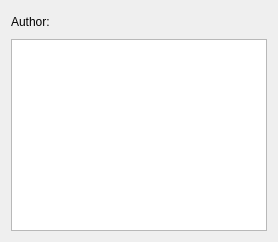
       <widget class="QWidget" name="page">
        <layout class="QVBoxLayout" name="verticalLayout_5">
         <item>
          <layout class="QHBoxLayout" name="horizontalLayout_6">
           <item>
            <widget class="QLabel" name="label_12">
             <property name="sizePolicy">
              <sizepolicy hsizetype="Fixed" vsizetype="Preferred">
               <horstretch>0</horstretch>
               <verstretch>0</verstretch>
              </sizepolicy>
             </property>
             <property name="text">
              <string>Author:</string>
             </property>
            </widget>
           </item>
           <item>
            <widget class="QLabel" name="authorTitleLabel">
             <property name="palette">
              <palette>
               <active>
                <colorrole role="WindowText">
                 <brush brushstyle="SolidPattern">
                  <color alpha="255">
                   <red>0</red>
                   <green>0</green>
                   <blue>127</blue>
                  </color>
                 </brush>
                </colorrole>
               </active>
               <inactive>
                <colorrole role="WindowText">
                 <brush brushstyle="SolidPattern">
                  <color alpha="255">
                   <red>0</red>
                   <green>0</green>
                   <blue>127</blue>
                  </color>
                 </brush>
                </colorrole>
               </inactive>
               <disabled>
                <colorrole role="WindowText">
                 <brush brushstyle="SolidPattern">
                  <color alpha="255">
                   <red>146</red>
                   <green>145</green>
                   <blue>144</blue>
                  </color>
                 </brush>
                </colorrole>
               </disabled>
              </palette>
             </property>
             <property name="font">
              <font>
               <pointsize>14</pointsize>
               <weight>75</weight>
               <bold>true</bold>
              </font>
             </property>
             <property name="text">
              <string/>
             </property>
            </widget>
           </item>
          </layout>
         </item>
         <item>
          <widget class="TableViewEx" name="booksByAuthorView">
           <attribute name="horizontalHeaderDefaultSectionSize">
            <number>200</number>
           </attribute>
           <attribute name="verticalHeaderVisible">
            <bool>false</bool>
           </attribute>
          </widget>
         </item>
        </layout>
       </widget>
